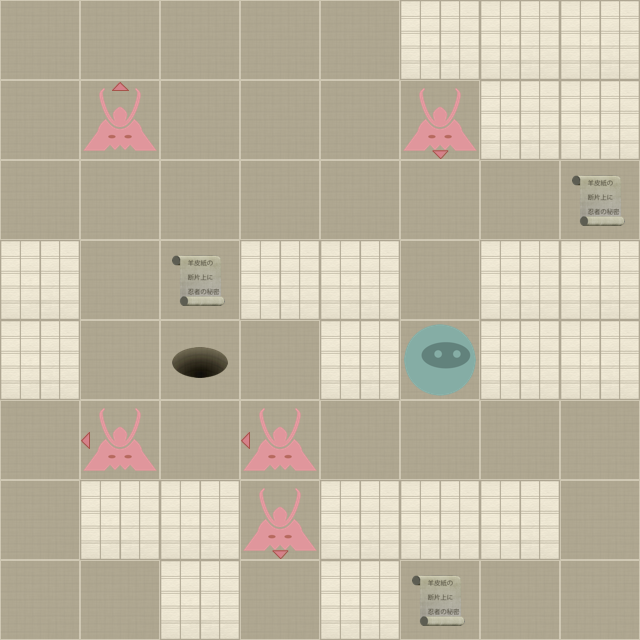

A level layout from a 2D game, rendered from its tile map. Below: a short description, then the map file with tile-grid data replaced by summaries:
An orthogonal 8x8 tile map with 80x80 px tiles, 2 tile layers (Level, Actors).

<map version="1.0" orientation="orthogonal" width="8" height="8" tilewidth="80" tileheight="80">
 <properties>
  <property name="moves" value="25" />
 </properties>
 <tileset firstgid="1" name="tiles" tilewidth="80" tileheight="80" spacing="2" margin="2">
  <image source="tiles-ipad.png" width="512" height="512" />
  <tile id="0">
   <properties>
    <property name="actor" value="exit" />
   </properties>
  </tile>
  <tile id="2">
   <properties>
    <property name="actor" value="guard" />
    <property name="direction" value="down" />
   </properties>
  </tile>
  <tile id="3">
   <properties>
    <property name="actor" value="guard" />
    <property name="direction" value="left" />
   </properties>
  </tile>
  <tile id="4">
   <properties>
    <property name="actor" value="guard" />
    <property name="direction" value="right" />
   </properties>
  </tile>
  <tile id="5">
   <properties>
    <property name="actor" value="guard" />
    <property name="direction" value="up" />
   </properties>
  </tile>
  <tile id="7">
   <properties>
    <property name="actor" value="player" />
   </properties>
  </tile>
  <tile id="8">
   <properties>
    <property name="actor" value="scroll" />
   </properties>
  </tile>
  <tile id="9">
   <properties>
    <property name="wall" value="1" />
   </properties>
  </tile>
 </tileset>
 <layer name="Level" width="8" height="8">
  <data>[64 cells, 64 non-empty, 2 distinct tile ids]</data>
 </layer>
 <layer name="Actors" width="8" height="8">
  <data>[64 cells, 10 non-empty, 6 distinct tile ids]</data>
 </layer>
</map>
